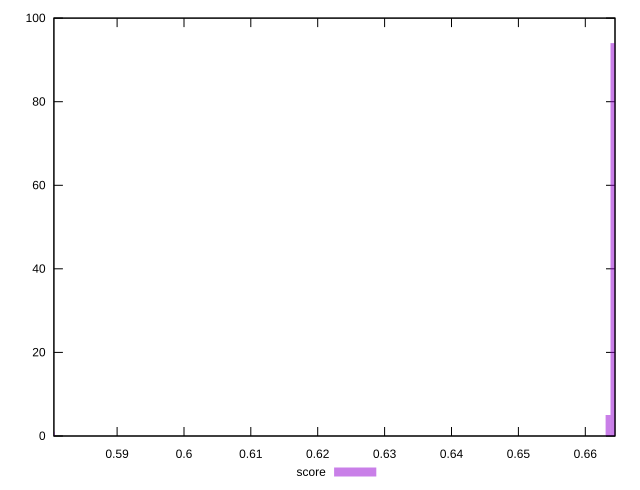

Write gnuplot code to recreate this figure.
reset

$score <<EOF
0.6641457752041089 94
0.5802927331950984 1
0.6634037128854451 5
EOF

set key outside below
set boxwidth 0.0007420623186638088
set xrange [0.5805555555555555:0.6644444444444444]
set yrange [0:100]
set trange [0:100]
set style fill transparent solid 0.5 noborder
set terminal svg size 640, 490 enhanced background rgb 'white'
set output "report_00007_2020-12-11T15:55:29.892Z/uses-rel-preload/samples/pages+cached+noexternal+nosvg/score/histogram.svg"

plot $score title "score" with boxes

reset
